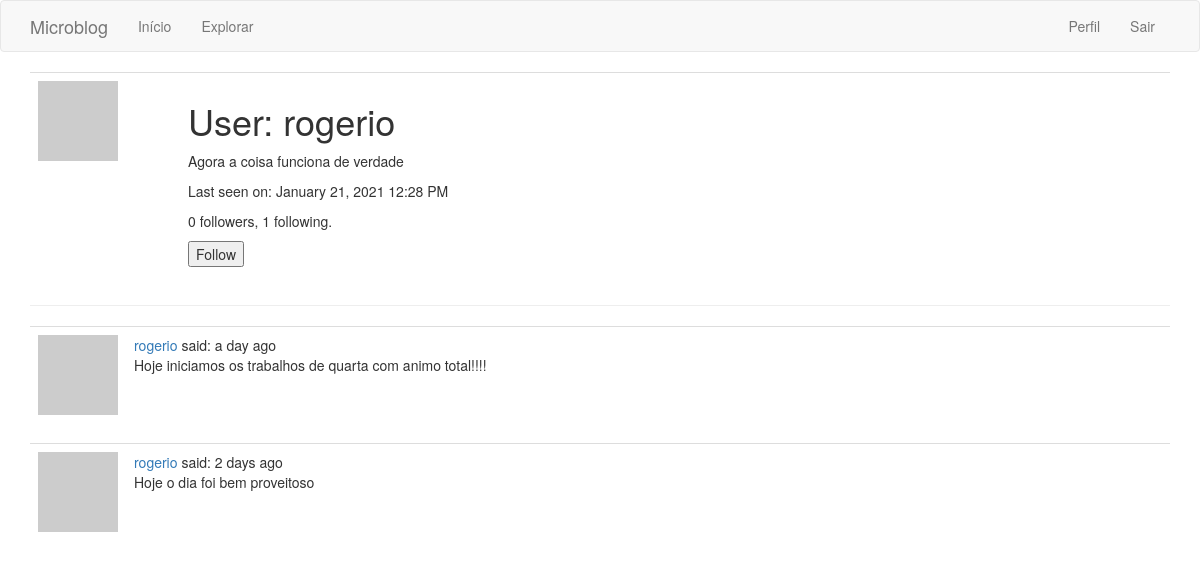
Page /user/rogerio (signed in) on the earlier database version.
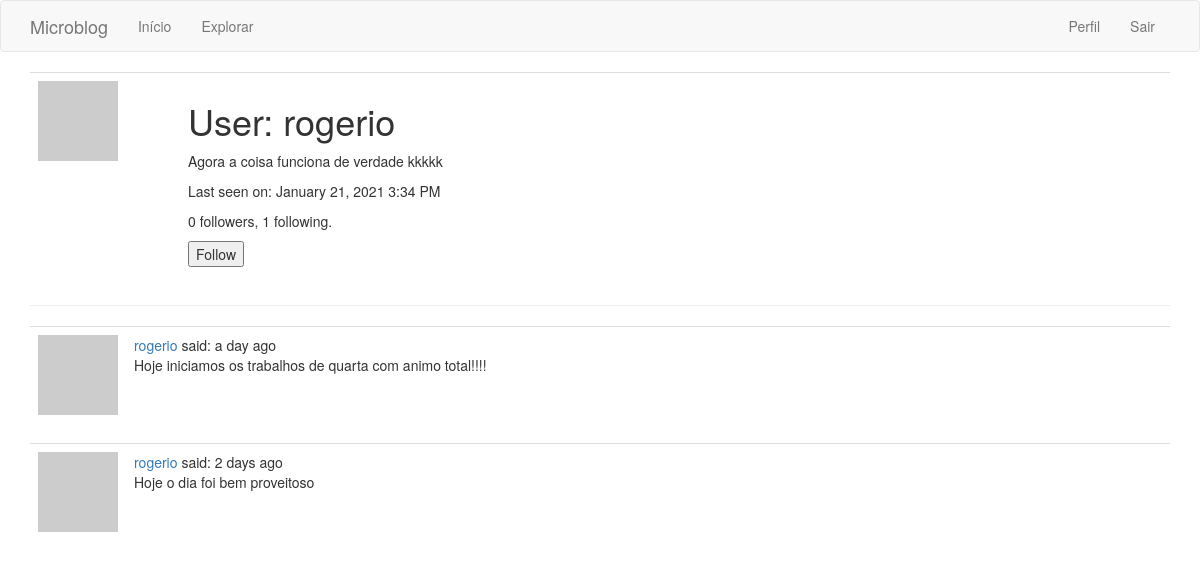
Same page on the later database version.
### app/models.py (models this page shows, shortened)
class User(UserMixin, db.Model):
    id = db.Column(db.Integer, primary_key=True)
    username = db.Column(db.String(64), index=True, unique=True)
    email = db.Column(db.String(120), index=True, unique=True)
    password_hash = db.Column(db.String(128))
    posts = db.relationship('Post', backref='author', lazy='dynamic')
    about_me = db.Column(db.String(140))
    last_seen = db.Column(db.DateTime, default=datetime.utcnow)
    followed = db.relationship(
        'User', secondary=followers,
        primaryjoin=(followers.c.follower_id == id),
        secondaryjoin=(followers.c.followed_id == id),
        backref=db.backref('followers', lazy='dynamic'), lazy='dynamic'
    )
    def avatar(self, size):
        digest = md5(self.email.lower().encode('utf-8')).hexdigest()
        return 'https://www.gravatar.com/avatar/{}?d=identicon&s={}'.format(digest, size)
    def is_following(self, user):
        return self.followed.filter(
            followers.c.followed_id == user.id).count() > 0

### app/routes.py (the view)
@app.route('/user/<username>')
@login_required
def user(username):
    user = User.query.filter_by(username=username).first_or_404()
    page = request.args.get('page', 1, type=int)
    posts = user.posts.order_by(Post.timestamp.desc()).paginate(
        page, app.config['POSTS_PER_PAGE'], False
    )
    next_url = url_for('user', username=user.username, page=posts.next_num) \
        if posts.has_next else None
    prev_url = url_for('user', username=user.username, page=posts.prev_num) \
        if posts.has_prev else None
    form = EmptyForm()
    return render_template('user.html', user=user, posts=posts.items, form=form, next_url=next_url, prev_url=prev_url)

### app/forms.py
class EmptyForm(FlaskForm):
    submit = SubmitField('Submit')

### app/models.py (called while the page is built)
@login.user_loader
def load_user(id):
    return User.query.get(int(id))

### app/routes.py (called while the page is built)
@app.before_request
def before_request():
    if current_user.is_authenticated:
        current_user.last_seen = datetime.utcnow()
        db.session.commit()

### app/templates/user.html (shortened to what this page needs)
{% extends "base.html" %}
{% block app_content %}
    <table class="table table-hover">
        <tr valign="top">
            <td width="150"><img src="{{ user.avatar(128) }}"</td>
            <td>
                <h1>User: {{ user.username }}</h1>
                {% if user.about_me %}<p>{{ user.about_me }}</p>{% endif %}
                {% if user.last_seen %}<p>Last seen on: {{ moment(user.last_seen).format('LLL') }}</p>{% endif %}
                <p>{{ user.followers.count() }} followers, {{ user.followed.count() }} following.</p>
                {% if user == current_user %}
                    <p><a href="{{ url_for('edit_profile') }}">Edit your profile</a></p>
                    {% elif not current_user.is_following(user) %}
                    <p>
                        <form action="{{ url_for('follow', username=user.username) }}" method="post">
                            {{ form.submit(value='Follow') }}
                        </form>
                    </p>
                    {% endif %}
            </td>
        </tr>
    </table>
    <hr>
    {% for post in posts %}
        {% include '_post.html' %}
    {% endfor %}
{% endblock %}

Differences in the rows shown:
changed User "rogerio": about_me "Agora a coisa funciona de verdade" → "Agora a coisa funciona de verdade kkkkk"; last_seen "January 21, 2021 12:28 PM" → "January 21, 2021 3:34 PM"
